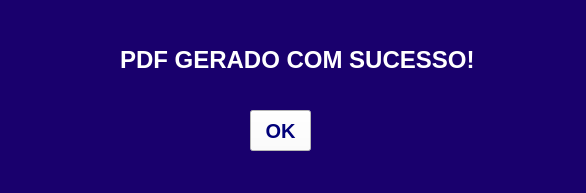
<?xml version="1.0" encoding="UTF-8"?>
<ui version="4.0">
 <class>MainWindow</class>
 <widget class="QMainWindow" name="MainWindow">
  <property name="geometry">
   <rect>
    <x>0</x>
    <y>0</y>
    <width>586</width>
    <height>193</height>
   </rect>
  </property>
  <property name="maximumSize">
   <size>
    <width>586</width>
    <height>193</height>
   </size>
  </property>
  <property name="windowTitle">
   <string>PDF GERADO</string>
  </property>
  <property name="styleSheet">
   <string notr="true">background-color: rgb(25, 0, 109);</string>
  </property>
  <widget class="QWidget" name="centralwidget">
   <widget class="QPushButton" name="pushButton_3">
    <property name="geometry">
     <rect>
      <x>250</x>
      <y>110</y>
      <width>61</width>
      <height>41</height>
     </rect>
    </property>
    <property name="font">
     <font>
      <pointsize>15</pointsize>
      <weight>75</weight>
      <bold>true</bold>
     </font>
    </property>
    <property name="styleSheet">
     <string notr="true">background-color: rgb(255, 255, 255);
color: rgb(1, 1, 121);
</string>
    </property>
    <property name="text">
     <string>OK</string>
    </property>
   </widget>
   <widget class="QLabel" name="label">
    <property name="geometry">
     <rect>
      <x>120</x>
      <y>50</y>
      <width>361</width>
      <height>20</height>
     </rect>
    </property>
    <property name="font">
     <font>
      <pointsize>18</pointsize>
      <weight>75</weight>
      <bold>true</bold>
     </font>
    </property>
    <property name="styleSheet">
     <string notr="true">color: rgb(255, 255, 255);</string>
    </property>
    <property name="text">
     <string>PDF GERADO COM SUCESSO!</string>
    </property>
   </widget>
  </widget>
  <widget class="QMenuBar" name="menubar">
   <property name="geometry">
    <rect>
     <x>0</x>
     <y>0</y>
     <width>586</width>
     <height>21</height>
    </rect>
   </property>
  </widget>
  <widget class="QStatusBar" name="statusbar"/>
 </widget>
 <resources/>
 <connections/>
</ui>
